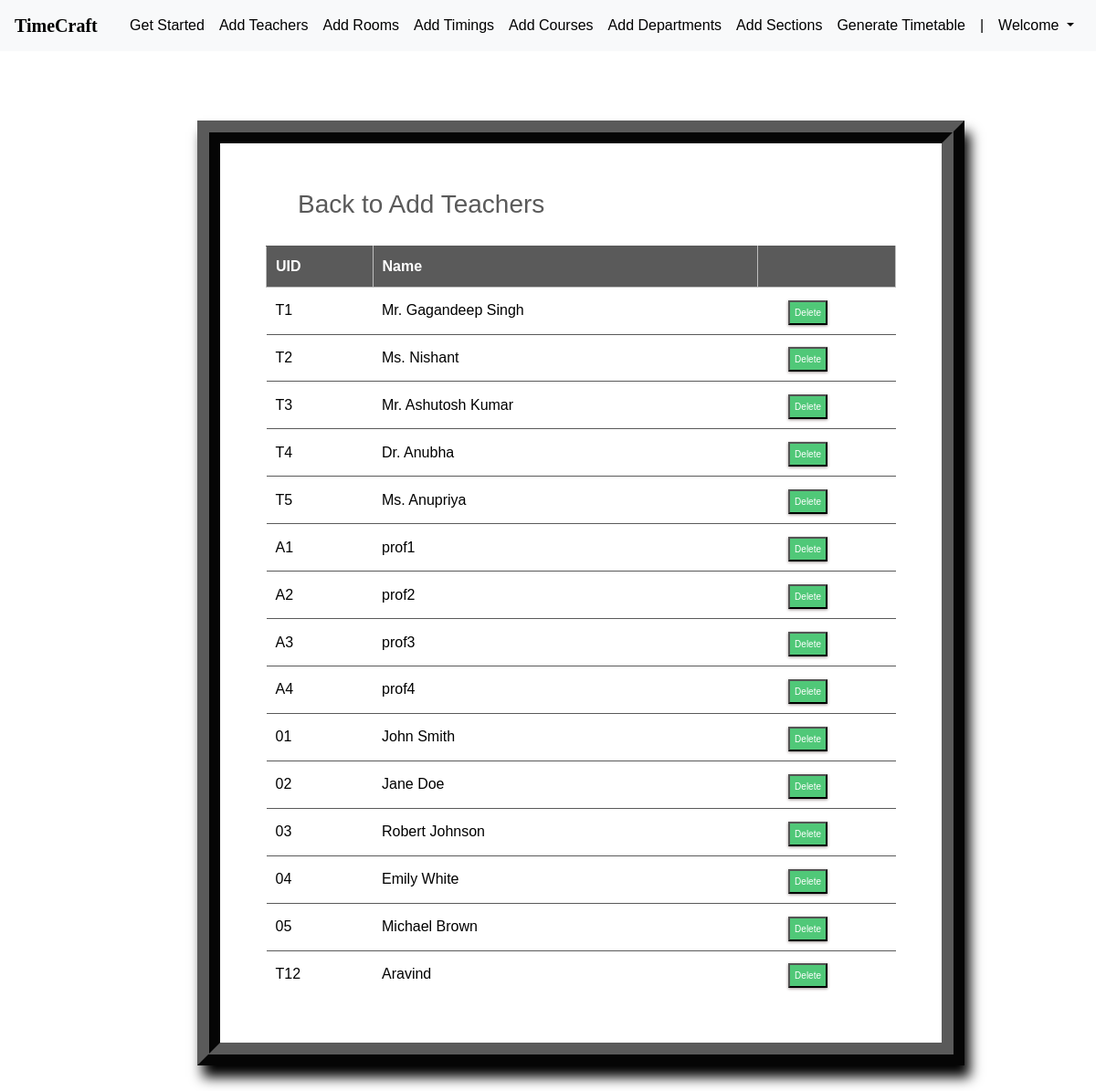
/teachers_list/ (signed in), run on the app's committed database.
### ttgen/models.py (models this page shows, shortened)
class Instructor(models.Model):
    uid = models.CharField(max_length=6)
    name = models.CharField(max_length=25)

### ttgen/views.py (the view)
# urls.py: path('teachers_list/', views.inst_list_view , name='editinstructor'),
@login_required
def inst_list_view(request):
    context = {
        'instructors': Instructor.objects.all()
    }
    return render(request, 'inslist.html', context)

### templates/inslist.html (shortened to what this page needs)
<!DOCTYPE html>
<html lang="en">
<head>
	<link rel="stylesheet" href="https://maxcdn.bootstrapcdn.com/bootstrap/4.0.0/css/bootstrap.min.css">
    <link rel="stylesheet" type="text/css" href="static/css/index.css">
</head>
<body>
        <header>
			<nav class="navbar navbar-expand-md navbar-dark fixed-top bg-light">
                <a class="navbar-brand" href="#" style="color: black; "><b>TimeCraft</b></a>
                <div class="collapse navbar-collapse" id="navbarCollapse">
                    <ul class="navbar-nav ml-auto">
                    <li class="nav-item">
                        <a class="nav-link" href="{% url 'admindash' %}" style="color: black; ">Get Started</a>
                    </li>
                    <li class="nav-item active">
                        <a class="nav-link" href="{% url 'addInstructors' %}" style="color: black; ">Add Teachers</a>
                    </li>
                    <li class="nav-item">
                        <a class="nav-link" href="{% url 'addRooms' %}" style="color: black; ">Add Rooms</a>
                    </li>
                    <li class="nav-item">
		                <a class="nav-link" href="{% url 'addTimings' %}" style="color: black; ">Add Timings</a>
		            </li>
                    <li class="nav-item">
                        <a class="nav-link" href="{% url 'addCourses' %}" style="color: black; ">Add Courses</a>
                    </li>
                    <li class="nav-item">
			            <a class="nav-link" href="{% url 'addDepts' %}" style="color: black; ">Add Departments</a>
		            </li>
                    <li class="nav-item">
			            <a class="nav-link" href="{% url 'addSections' %}" style="color: black; ">Add Sections</a>
		            </li>
                    <li class="nav-item">
			            <a class="nav-link" href="{% url 'generate' %}" style="color: black; ">Generate Timetable</a>
		            </li>
                    <li class="nav-item active">
			            <a class="nav-link"  style="color: black ;">|</a>
		            </li>
                    <li class="nav-item dropdown">
		                <a class="nav-link dropdown-toggle" href="#" id="dropdown03" data-toggle="dropdown" aria-haspopup="true" aria-expanded="false"  style="color: black ;">Welcome {{ user.first_name }}</a>
		            </li>
                    </ul>
                </div>
            </nav>
        </header><br><br>
        {% block content %}
        {% load static %}
<fieldset class="fieldset">
    <a href="{% url 'addInstructors'%}"><h1 class="tablink" onclick="openPage('new')" id="defaultOpen">Back to Add Teachers</h1></a>
    <div class="tabcontent" id="edit">
        <table class="table1">
            <thead>
            <tr class="table-headers">
            <th>UID</th>
            <th>Name</th>
            <th  class="empty"></th>
            </tr>
            </thead>
            <tbody>
            {% for inst in instructors %}
            <tr>
             <td>{{inst.uid}}</td>
             <td>{{inst.name}}</td>
             <td class="empty">
                <form action="{% url 'deleteinstructor' inst.id %}" method="post">
                        <input type="submit" value="Delete" class="cross" style="color:#ffffff; background-color:#50C878;" >
                </form>
             </td>
             </tr>
            {% endfor %}
            </tbody>
        </table>
    </div>
</fieldset>
{% endblock %}

### static/css/index.css (style rules this page uses)
body { padding-top: 3rem; padding-bottom: 3rem; color: #000000; font-family: 'Poppins', sans-serif; overflow-x: hidden; }
nav { font-family: sans-serif; }

### templates/inslist.html (style rules this page uses)
nav { font-family: sans-serif; }
.navbar-brand { font-size: 20px; font-family: Georgia, 'Times New Roman', Times, serif; }
* { margin: 0; padding: 0; box-sizing: border-box; }
html { scroll-behavior: smooth; }
a { text-decoration:none; }
form { margin-top: 3%; margin-left: 18%; margin-right: 12%; }
fieldset h1 { color: #5a5a5a; padding-bottom: 20px; margin-left: 35px; display: inline-block; cursor: pointer; font-size: 28px; }
fieldset input { padding:8px; color: #938c8c }
.table2 td, th { border: 1px solid rgb(190,190,190); padding: 10px 20px; }
.table1 { width: 100%; border-collapse: collapse; text-align: left; overflow: hidden; }
.table1 td, th { border-top: 1px solid #5a5a5a; padding: 10px; }
.table1 th { background-color: #5a5a5a; color: #fff; }
.cross { font-size:10px; box-shadow: 0px 1px 3px 0px #9e9292; padding: 4px 5px; color: #fff; background-color: #5a5a5a; cursor: pointer; }
.fieldset { margin-top: 3%; margin-left: 18%; margin-right: 12%; padding: 50px; border-width: 25px; border-style: ridge; border-color: #5a5a5a; box-shadow: 6px 13px 13px 0px black; background-color: #fff; }
.nav-item a { color: black; text-decoration: none; transition: font-size 0.3s; }

### data on the page
Instructor: uid "T1", name "Mr. Gagandeep Singh"
Instructor: uid "T2", name "Ms. Nishant"
Instructor: uid "T3", name "Mr. Ashutosh Kumar"
Instructor: uid "T4", name "Dr. Anubha"
Instructor: uid "T5", name "Ms. Anupriya"
Instructor: uid "A1", name "prof1"
Instructor: uid "A2", name "prof2"
Instructor: uid "A3", name "prof3"
Instructor: uid "A4", name "prof4"
Instructor: uid "01", name "John Smith"
Instructor: uid "02", name "Jane Doe"
Instructor: uid "03", name "Robert Johnson"
Instructor: uid "04", name "Emily White"
Instructor: uid "05", name "Michael Brown"
Instructor: uid "T12", name "Aravind"
